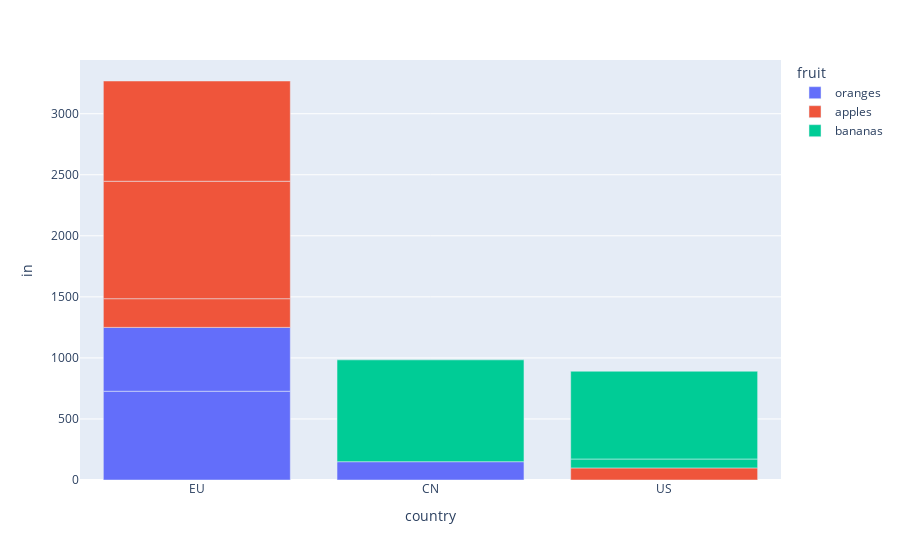

Write notebook code for a chart like this one.
### Code cell
import plotly.express as px

fig = px.bar(df_bar, x='country', y='in', color='fruit', text_auto=True)
fig.show()

### Figure 1 — Plotly figure (JSON) as saved in the notebook; plotly's stock layout.template omitted (floating-point values rounded to 4 significant figures)
{"data": [{"alignmentgroup": "True", "hovertemplate": "fruit=oranges<br>country=%{x}<br>in=%{y}<extra></extra>", "legendgroup": "oranges", "marker": {"color": "#636efa", "pattern": {"shape": ""}}, "name": "oranges", "offsetgroup": "oranges", "orientation": "v", "showlegend": true, "textposition": "auto", "type": "bar", "x": ["EU", "EU", "CN"], "xaxis": "x", "y": [727, 523, 150], "yaxis": "y"}, {"alignmentgroup": "True", "hovertemplate": "fruit=apples<br>country=%{x}<br>in=%{y}<extra></extra>", "legendgroup": "apples", "marker": {"color": "#EF553B", "pattern": {"shape": ""}}, "name": "apples", "offsetgroup": "apples", "orientation": "v", "showlegend": true, "textposition": "auto", "type": "bar", "x": ["EU", "EU", "US", "EU"], "xaxis": "x", "y": [235, 962, 99, 821], "yaxis": "y"}, {"alignmentgroup": "True", "hovertemplate": "fruit=bananas<br>country=%{x}<br>in=%{y}<extra></extra>", "legendgroup": "bananas", "marker": {"color": "#00cc96", "pattern": {"shape": ""}}, "name": "bananas", "offsetgroup": "bananas", "orientation": "v", "showlegend": true, "textposition": "auto", "type": "bar", "x": ["US", "US", "CN"], "xaxis": "x", "y": [73, 719, 834], "yaxis": "y"}], "layout": {"barmode": "relative", "legend": {"title": {"text": "fruit"}, "tracegroupgap": 0}, "margin": {"t": 60}, "xaxis": {"anchor": "y", "domain": [0, 1], "title": {"text": "country"}}, "yaxis": {"anchor": "x", "domain": [0, 1], "title": {"text": "in"}}}}
